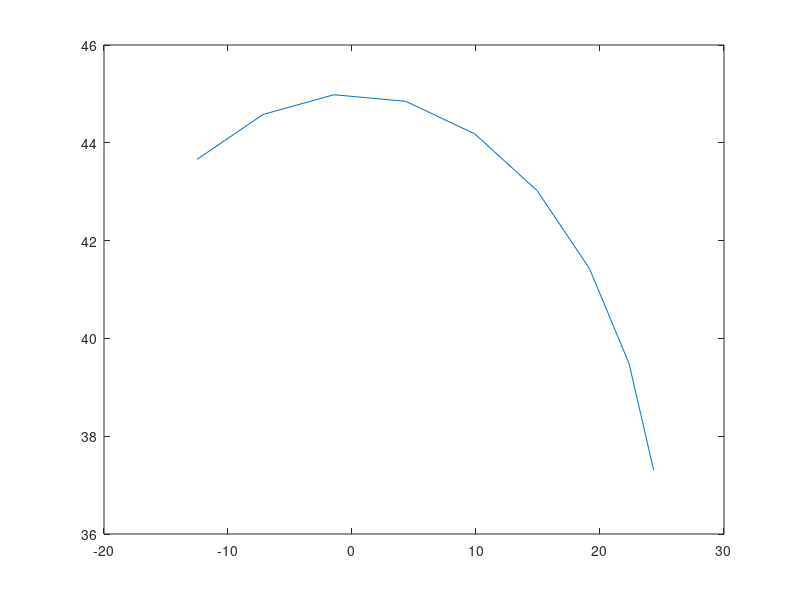

Here is the MATLAB script that generated this plot: (Note: this script raises an error after producing the figure.)
% per aggiungere dei vincoli proviamo allora a calcolare una soluzione per
% ottimizzazione 

clear all
close all
clc

%% definiamo dei punti di interesse
C = [0,35];
R1 = 25;
R2 = 10;

for i=1:9
    Points(i,1)=C(1)+R1*cosd(120*i/9);
    Points(i,2)=C(2)+R2*sind(120*i/9);
end

plot(Points(:,1),Points(:,2))


%% impostiamo la soluzione di primo tentativo del problema (l'initial guess)

% geometria QA
X(1) = 0;   %xa 
X(2) = 0;   %ya
X(3) = 130; %xd
X(4) = 0;   %yd
X(5) = 30;  %L1
X(6) = 90;  %L2
X(7) = 110; %L3
X(8) = 20;	%Lp
X(9) = 65;  %tk


% % angoli
% % data una geometria, trovo gli angoli calcolando la chiusura e cercando 
% % la posa che minimizza la disanza dai punti obiettivo


% sistemo gl input
l1 = X(5);
l2 = X(6);
l3 = X(7);
l4 = norm([X(1),X(2)]-[X(3),X(4)]);
Origin = [X(1),X(2)];
frame_angle = atan2d(X(4)-X(2),X(3)-X(1));
Lp = X(8);
tk = X(9);

% setto i limiti
lb = [-400];
ub = [400];

theta1 = 10; %initial guess

%ottimizzo la distanza per ciasun punto
[m,n] = size(Points);
for i=1:m
    %ottimizzatore
    f = @(theta1)closure_minimizing_initialpoint_distance(theta1,l1,l2,l3,l4,Origin,frame_angle,Lp,tk,Points(i,:),true);
    [theta1_opt_up,eval_up] = fmincon(f,theta1,[],[],[],[],lb,ub);
    f = @(theta1)closure_minimizing_initialpoint_distance(theta1,l1,l2,l3,l4,Origin,frame_angle,Lp,tk,Points(i,:),false);
    [theta1_opt1_down,eval_down] = fmincon(f,theta1,[],[],[],[],lb,ub);

    if eval_up < eval_down
        [theta2, theta3] = position_analysis_byth1(theta1_opt_up,l1,l2,l3,l4,true);
        theta1 = theta1_opt_up;
        err(i)=eval_up;
    else
        [theta2, theta3] = position_analysis_byth1(theta1_opt1_down,l1,l2,l3,l4,false);
        theta1 = theta1_opt1_down;
        err(i)=eval_up;
    end

    %salvo i risultati
    t1(i) = theta1+frame_angle; 
    t2(i) = theta2+frame_angle;
    t3(i) = theta3+frame_angle;
end

for j=1:9
    X(9+1 +(j-1)*3) = t1(j); 
	X(9+2 +(j-1)*3) = t2(j); 
	X(9+3 +(j-1)*3) = t3(j); 
end

%% risolvo il sistema di equazioni
%setto i nuovi limiti
clear lb ub

%inizializzo
for i = 1:36
    lb(i)=-inf;
    ub(i)=inf;
end

%limiti geometria
lb(5) = 5;
lb(6) = 5;
lb(7) = 5;
lb(8) = 5;
lb(9) = -180;

ub(5) = 500;
ub(6) = 500;
ub(7) = 500;
ub(8) = 500;
ub(9) = 180;

%% risolvo il sistema di equazioni con un ottimizzazione vincolata
f2 = @(X)QA_by_9PT_for_fmincon(X,Points);
[x,eval] = fmincon(f2,X,[],[],[],[],lb,ub);
eval
x(1:9)'

X = x;
% %% risolvo il sistema di equazioni
% options = optimoptions(@fsolve,'MaxIterations',300000,'MaxFunctionEvaluations',300000,'DiffMaxChange',150)
% f = @(X)QA_by_9PT_noexp(X,Points);
% [x,eval] = fsolve(f,X,options);
% 
% eval
% 
% x(1:9)'


%% visualizzo il meccanismo

% per semplicità, riposizione e rioriento il sistema di riferimento in modo
% che l'origine sia in A e che l'asse x coincida con il quarto membro

%trovo la matrice di rotazione per centrare il QA

v = [x(3),x(4)]-[x(1),x(2)];
v = v/norm(v);

R = [v(1),-v(2),x(1);
    v(2), v(1),x(2);
    0,0,1];
R = inv(R);

d = R* [x(3),x(4),1]'

% trasformo i punti nel nuovo riferimento
Points(:,3)=1;
Rotated_points = R*Points';


%plotto
R1 = norm(x(5)); 
R2 = norm(x(6)); 
R3 = norm(x(7)); 
R4 = norm(d(1)); 
Cu = norm(x(8))*cosd(x(9)); 
Cv = norm(x(8))*sind(x(9)); 

FourBar_plot(R1,R2,R3,R4,Cu,Cv,Rotated_points')
